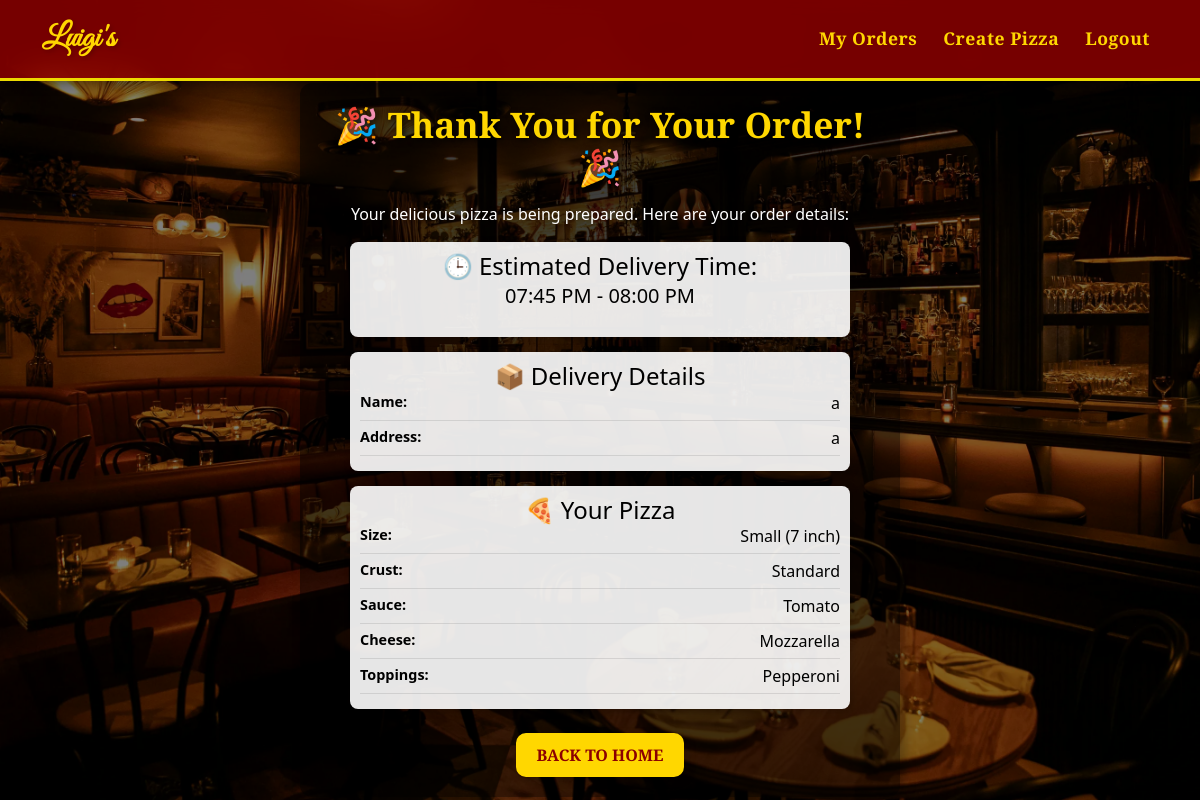
The page /order_complete/5/ (signed in) on the database its author committed.
### orders/models.py (models this page shows, shortened)
class Order(models.Model):
    user = models.ForeignKey(settings.AUTH_USER_MODEL, on_delete=models.CASCADE)
    pizza = models.ForeignKey(Pizza, on_delete=models.CASCADE)
    name = models.CharField(max_length=100)
    address = models.TextField()
    card_number = models.CharField(max_length=16)
    card_expiry = models.CharField(max_length=7)
    card_cvv = models.CharField(max_length=3)
    timestamp = models.DateTimeField(auto_now_add=True)

class Pizza(models.Model):
    size = models.ForeignKey(PizzaSize, on_delete=models.CASCADE)
    crust = models.ForeignKey(PizzaCrust, on_delete=models.CASCADE)
    sauce = models.ForeignKey(PizzaSauce, on_delete=models.CASCADE)
    cheese = models.ForeignKey(PizzaCheese, on_delete=models.CASCADE)
    toppings = models.ManyToManyField(Topping)

class PizzaSize(models.Model):
    name = models.CharField(max_length=20)

class PizzaCrust(models.Model):
    name = models.CharField(max_length=20)

class PizzaSauce(models.Model):
    name = models.CharField(max_length=20)

class PizzaCheese(models.Model):
    name = models.CharField(max_length=20)

class Topping(models.Model):
    name = models.CharField(max_length=20)

### orders/views.py (the view)
# urls.py: path('order_complete/<int:order_id>/', views.order_complete, name='order_complete'),
@login_required
def order_complete(request, order_id):
    order = get_object_or_404(Order, id=order_id)
    order_time = order.timestamp
    current_minute = order_time.minute
    if current_minute <= 15:
        delivery_start = order_time.replace(minute=45, second=0, microsecond=0)
        delivery_end = delivery_start + timedelta(minutes=15)
    else:
        delivery_start = order_time + timedelta(hours=1)
        delivery_start = delivery_start.replace(minute=0, second=0, microsecond=0)
        delivery_end = delivery_start + timedelta(minutes=45)
    if delivery_end.hour >= 24:
        delivery_end = delivery_end.replace(hour=0)
    delivery_window = f"{delivery_start.strftime('%I:%M %p')} - {delivery_end.strftime('%I:%M %p')}"
    return render(request, 'orders/order_complete.html', {'order': order, 'delivery_window': delivery_window})

### orders/templates/orders/order_complete.html (shortened to what this page needs)
{% extends 'orders/base.html' %}
{% load static %}
{% block content %}
<div class="content-wrapper">
    <div class="container order-complete-container">
        <h2 class="page-title">🎉 Thank You for Your Order! 🎉</h2>
        <p>Your delicious pizza is being prepared. Here are your order details:</p>
        <div class="order-details-wrapper">
            <div class="order-card">
                <h4 class="card-title"> 🕒 Estimated Delivery Time:</h4>
                <p class="lead"><strong>{{ delivery_window }}</strong></p>
            </div>
            <div class="order-card">
                <h4 class="card-title"> 📦 Delivery Details</h4>
                <div class="details-list">
                    <p><strong>Name:</strong> {{ order.name }}</p>
                    <p><strong>Address:</strong> {{ order.address }}</p>
                </div>
            </div>
            <div class="order-card">
                <h4 class="card-title"> 🍕 Your Pizza</h4>
                <div class="details-list">
                    <p><strong>Size:</strong> {{ order.pizza.size.name }}</p>
                    <p><strong>Crust:</strong> {{ order.pizza.crust.name }}</p>
                    <p><strong>Sauce:</strong> {{ order.pizza.sauce.name }}</p>
                    <p><strong>Cheese:</strong> {{ order.pizza.cheese.name }}</p>
                    <p><strong>Toppings:</strong>
                        {% for topping in order.pizza.toppings.all %}
                            {{ topping.name }}{% if not forloop.last %}, {% endif %}
                        {% empty %}
                            No Toppings
                        {% endfor %}
                    </p>
                </div>
            </div>
        </div>
        <a href="{% url 'home' %}" class="btn custom-btn mt-4">Back to Home</a>
    </div>
</div>
{% endblock %}

### rows shown on the page
Order: name "a", address "a", pizza.size.name "Small (7 inch)", pizza.crust.name "Standard", pizza.sauce.name "Tomato", pizza.cheese.name "Mozzarella"
Topping: name "Pepperoni"

### other values the page prints
{{ delivery_window }} "07:45 PM - 08:00 PM"
